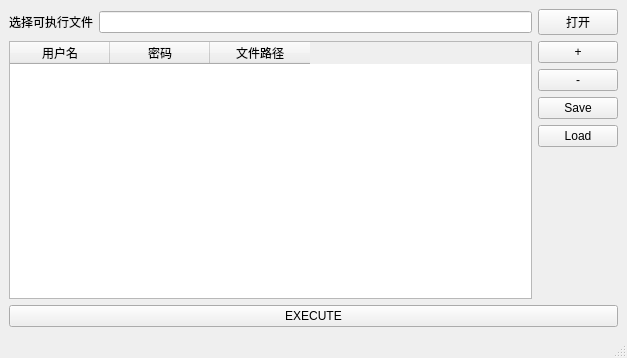
<?xml version="1.0" encoding="UTF-8"?>
<ui version="4.0">
 <class>MainWindow</class>
 <widget class="QMainWindow" name="MainWindow">
  <property name="geometry">
   <rect>
    <x>0</x>
    <y>0</y>
    <width>627</width>
    <height>358</height>
   </rect>
  </property>
  <property name="windowTitle">
   <string>MainWindow</string>
  </property>
  <widget class="QWidget" name="centralwidget">
   <layout class="QGridLayout" name="gridLayout">
    <item row="0" column="0">
     <layout class="QVBoxLayout" name="verticalLayout_2">
      <item>
       <layout class="QHBoxLayout" name="horizontalLayout">
        <item>
         <widget class="QLabel" name="label">
          <property name="text">
           <string>选择可执行文件</string>
          </property>
         </widget>
        </item>
        <item>
         <widget class="QLineEdit" name="lineEdit">
          <property name="readOnly">
           <bool>true</bool>
          </property>
         </widget>
        </item>
        <item>
         <widget class="QPushButton" name="pushButton_open">
          <property name="text">
           <string>打开</string>
          </property>
         </widget>
        </item>
       </layout>
      </item>
      <item>
       <layout class="QHBoxLayout" name="horizontalLayout_2">
        <item>
         <widget class="QTableWidget" name="tableWidget">
          <column>
           <property name="text">
            <string>用户名</string>
           </property>
          </column>
          <column>
           <property name="text">
            <string>密码</string>
           </property>
          </column>
          <column>
           <property name="text">
            <string>文件路径</string>
           </property>
          </column>
         </widget>
        </item>
        <item>
         <layout class="QVBoxLayout" name="verticalLayout">
          <item>
           <widget class="QPushButton" name="pushButton_add">
            <property name="text">
             <string>+</string>
            </property>
           </widget>
          </item>
          <item>
           <widget class="QPushButton" name="pushButton_del">
            <property name="text">
             <string>-</string>
            </property>
           </widget>
          </item>
          <item>
           <widget class="QPushButton" name="pushButton_save">
            <property name="text">
             <string>Save</string>
            </property>
           </widget>
          </item>
          <item>
           <widget class="QPushButton" name="pushButton_Load">
            <property name="text">
             <string>Load</string>
            </property>
           </widget>
          </item>
          <item>
           <spacer name="verticalSpacer">
            <property name="orientation">
             <enum>Qt::Vertical</enum>
            </property>
            <property name="sizeHint" stdset="0">
             <size>
              <width>20</width>
              <height>108</height>
             </size>
            </property>
           </spacer>
          </item>
         </layout>
        </item>
       </layout>
      </item>
     </layout>
    </item>
    <item row="1" column="0">
     <widget class="QPushButton" name="pushButton_exec">
      <property name="text">
       <string>EXECUTE</string>
      </property>
     </widget>
    </item>
   </layout>
  </widget>
  <widget class="QMenuBar" name="menubar">
   <property name="geometry">
    <rect>
     <x>0</x>
     <y>0</y>
     <width>627</width>
     <height>23</height>
    </rect>
   </property>
  </widget>
  <widget class="QStatusBar" name="statusbar"/>
 </widget>
 <resources/>
 <connections/>
</ui>
